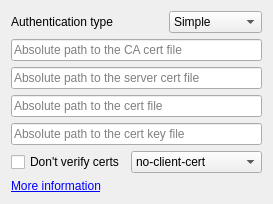
          <widget class="QWidget" name="tabWidgetPage3">
           <attribute name="title">
            <string>Authentication</string>
           </attribute>
           <layout class="QGridLayout" name="gridLayout_15">
            <item row="5" column="0">
             <widget class="QLineEdit" name="lineNodeCertFile">
              <property name="placeholderText">
               <string>Absolute path to the cert file</string>
              </property>
             </widget>
            </item>
            <item row="2" column="0">
             <layout class="QHBoxLayout" name="horizontalLayout_7">
              <item>
               <widget class="QLabel" name="label_25">
                <property name="sizePolicy">
                 <sizepolicy hsizetype="Preferred" vsizetype="Maximum">
                  <horstretch>0</horstretch>
                  <verstretch>0</verstretch>
                 </sizepolicy>
                </property>
                <property name="toolTip">
                 <string>&lt;p&gt;Simple: no authentication, TLS simple/mutual: use SSL certificates to authenticate nodes.&lt;/p&gt;&lt;p&gt;Visit the wiki for more information.&lt;/p&gt;</string>
                </property>
                <property name="text">
                 <string>Authentication type</string>
                </property>
               </widget>
              </item>
              <item>
               <widget class="QComboBox" name="comboNodeAuthType">
                <property name="sizePolicy">
                 <sizepolicy hsizetype="Maximum" vsizetype="Fixed">
                  <horstretch>0</horstretch>
                  <verstretch>0</verstretch>
                 </sizepolicy>
                </property>
                <item>
                 <property name="text">
                  <string>Simple</string>
                 </property>
                </item>
                <item>
                 <property name="text">
                  <string>Simple TLS</string>
                 </property>
                </item>
                <item>
                 <property name="text">
                  <string>Mutual TLS</string>
                 </property>
                </item>
               </widget>
              </item>
             </layout>
            </item>
            <item row="3" column="0">
             <widget class="QLineEdit" name="lineNodeCACertFile">
              <property name="placeholderText">
               <string>Absolute path to the CA cert file</string>
              </property>
             </widget>
            </item>
            <item row="8" column="0">
             <layout class="QHBoxLayout" name="horizontalLayout_6">
              <item>
               <widget class="QCheckBox" name="checkNodeAuthSkipVerify">
                <property name="text">
                 <string>Don't verify certs</string>
                </property>
               </widget>
              </item>
              <item>
               <widget class="QComboBox" name="comboNodeAuthVerifyType">
                <item>
                 <property name="text">
                  <string>no-client-cert</string>
                 </property>
                </item>
                <item>
                 <property name="text">
                  <string>req-cert</string>
                 </property>
                </item>
                <item>
                 <property name="text">
                  <string>req-any-cert</string>
                 </property>
                </item>
                <item>
                 <property name="text">
                  <string>verify-cert</string>
                 </property>
                </item>
                <item>
                 <property name="text">
                  <string>req-and-verify-cert</string>
                 </property>
                </item>
               </widget>
              </item>
             </layout>
            </item>
            <item row="6" column="0">
             <widget class="QLineEdit" name="lineNodeCertKeyFile">
              <property name="placeholderText">
               <string>Absolute path to the cert key file</string>
              </property>
             </widget>
            </item>
            <item row="4" column="0">
             <widget class="QLineEdit" name="lineNodeServerCertFile">
              <property name="placeholderText">
               <string>Absolute path to the server cert file</string>
              </property>
             </widget>
            </item>
            <item row="9" column="0">
             <widget class="QLabel" name="label_26">
              <property name="text">
               <string>&lt;a href=&quot;https://github.com/evilsocket/opensnitch/wiki/Nodes-authentication#nodes-authentication-added-in-v161&quot;&gt;More information&lt;/a&gt;</string>
              </property>
              <property name="openExternalLinks">
               <bool>true</bool>
              </property>
              <property name="textInteractionFlags">
               <set>Qt::TextInteractionFlag::LinksAccessibleByMouse|Qt::TextInteractionFlag::TextSelectableByMouse</set>
              </property>
             </widget>
            </item>
           </layout>
          </widget>
